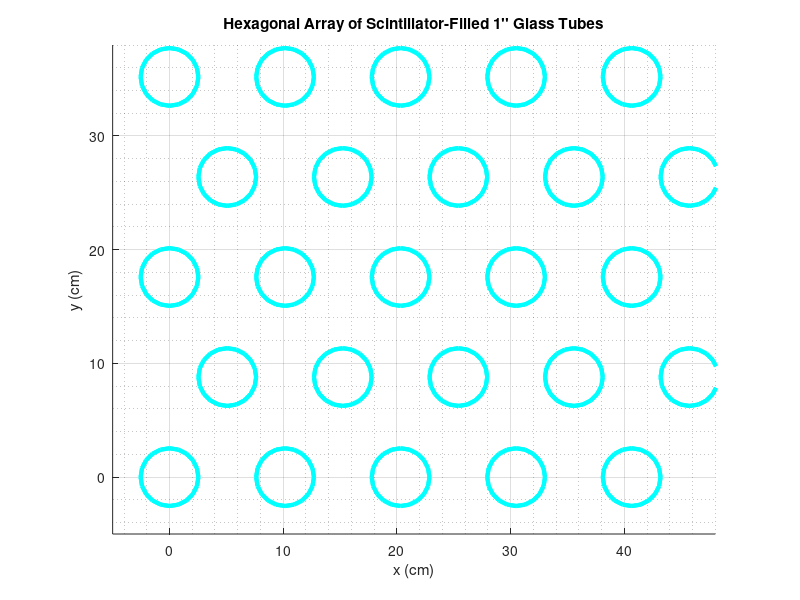

The MATLAB script that drew this image:
% forest -- draw glass-tube forest
% ~ Mark J. Duvall ~ mjduvall@hawaii.edu ~ 05/2022 ~ %

%Copyright (C) 2022 Mark J. Duvall / T. Rocks Science
%
%    This program is free software: you can redistribute it and/or modify
%    it under the terms of the GNU General Public License as published by
%    the Free Software Foundation, either version 3 of the License, or
%    (at your option) any later version.
%
%    This program is distributed in the hope that it will be useful,
%    but WITHOUT ANY WARRANTY; without even the implied warranty of
%    MERCHANTABILITY or FITNESS FOR A PARTICULAR PURPOSE.  See the
%    GNU General Public License for more details.
%
%    You should have received a copy of the GNU General Public License
%    along with this program.  If not, see <http://www.gnu.org/licenses/>.

% options
% whether to label in meters or
if ~exist('LABEL_IN_METERS')
  LABEL_IN_METERS=false;
  % LABEL_IN_METERS=true;
endif
% whether to draw a stick figure for scale
if ~exist('DRAW_HUMAN')
  DRAW_HUMAN=false;
  % DRAW_HUMAN=true;
endif

% general init
f = figure;
ax = axes;
% array_length = 4; % number of tubes along {x,y}
% array_length = 8; % number of tubes along {x,y}
array_length = 16; % number of tubes along {x,y}
phi0 = deg2rad(60);
R = 4; % spacing (radii)
r = [1 1] * 2.54; % tube radius
S = R * r(2); % spacing (absolute)
L = 10*1.e2; % 10m -> cm


% column prototype
[x y z] = cylinder(r);
z = L * z;
s0 = surfl(x,y,z);
hold on
set(ax, 'dataaspectratio', [1 1 1])
set(s0, 'visible', 'off')

% MAIN
% prepare hex grid
X = S * (0:array_length-1);
Y = X * sin(phi0);
[XX YY] = meshgrid(X,Y);
for k=1:array_length
  XX(k,:) = XX(k,:) + S*cos(phi0)*mod(k+1,2);
end
% plot tubes
for kx = 1:array_length
  for ky = 1:array_length
    s(kx,ky) = surfl( x+XX(kx,ky), y+YY(kx,ky), z );
  end
end

% % debug
% sc = scatter(XX,YY,'markerfacecolor','c');
% for kx = 1:array_length
%   for ky = 1:array_length
%     hc(kx,ky) = circle(r(2), XX(kx,ky), YY(kx,ky));
%   end
% end

% adjust plot
xlim([0 1]*S*(array_length+1)-S)
ylim([0 1]*S*(array_length+1)-S)
zlim([-1 L+1])
% set(s, 'facecolor', 'c')
set(s, 'edgecolor', 'c')
set(s, 'facealpha', 0.5)
grid on
grid minor on

% annotations
% T = title('Glass-Tube Hex Array');
T = title('Glass-Tube Array | 16x16 | Total Target Mass \sim 1.3 T');
if DRAW_HUMAN
  H = human3(100);
endif
if LABEL_IN_METERS
  if DRAW_HUMAN
    xlim([-2. 2.2]*100)
    ylim([-.1 1.6]*100)
    set(ax, 'xtick', [-2:1:2]*100)
    set(ax, 'ytick', [0:.5:1.5]*100)
  else
    xlim([-.1 1.5]*100) %KEEPME
    ylim([-.1 1.5]*100) %KEEPME
    set(ax, 'xtick', [-10 125]) %KEEPME
    set(ax, 'ytick', [-10 125]) %KEEPME
    set(s, 'linewidth', 5)
  endif
  for prop = {'xticklabel' 'yticklabel' 'zticklabel'}
    tick_labels = get(ax, prop);
    for k = 1:length(tick_labels{1})
      tick_labels{1}{k} = num2str( str2num(tick_labels{1}{k})/100 );
    end
    set(ax, prop, tick_labels)
  end
  xla = xlabel('x (m)');
  yla = ylabel('y (m)');
  zla = zlabel('z (m)');
else
  xla = xlabel('x (cm)');
  yla = ylabel('y (cm)');
  zla = zlabel('z (cm)');
  %TEMP, FOR TOP VIEW:
  view(2)
  set(s, 'linewidth', 3)
  set(T, 'string', "Hexagonal Array of Scintillator-Filled 1'' Glass Tubes");
  xlim([-.05 .48]*100)
  ylim([-.05 .38]*100)
  XC = mean( [min(XX) max(XX)] );
  YC = mean( [min(YY) max(YY)] );
  eoff = S*0.2*(3:5);
  CX = plot( max(max(XX))+eoff, YC*ones(size(eoff)), 'k');
  CY = plot( XC*ones(size(eoff)), max(max(YY))+eoff, 'k');
  set([CX CY], 'linestyle', 'none', 'marker', '.', 'markersize', 24)
endif

% all pau!   )
